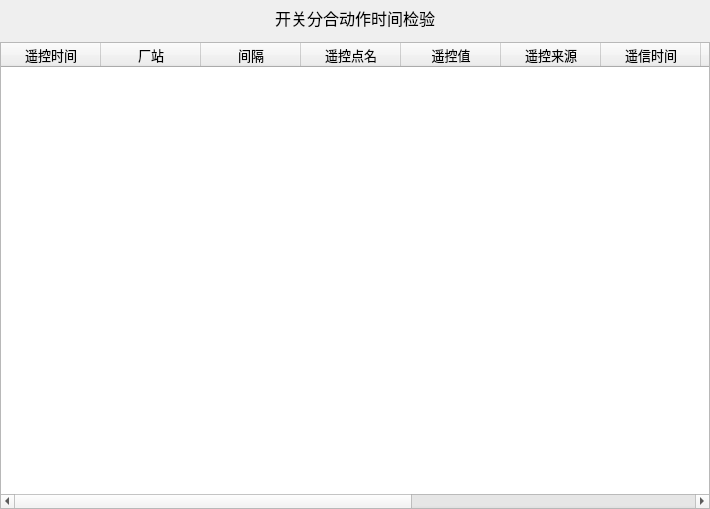
<?xml version="1.0" encoding="UTF-8"?>
<ui version="4.0">
 <class>SwitchActionTimeCheck</class>
 <widget class="QWidget" name="SwitchActionTimeCheck">
  <property name="geometry">
   <rect>
    <x>0</x>
    <y>0</y>
    <width>710</width>
    <height>509</height>
   </rect>
  </property>
  <property name="windowTitle">
   <string>Form</string>
  </property>
  <layout class="QGridLayout" name="gridLayout_SwitchActionTimeCheck" rowstretch="1,13">
   <property name="margin">
    <number>0</number>
   </property>
   <item row="0" column="0">
    <widget class="QLabel" name="label">
     <property name="sizePolicy">
      <sizepolicy hsizetype="Expanding" vsizetype="Expanding">
       <horstretch>0</horstretch>
       <verstretch>0</verstretch>
      </sizepolicy>
     </property>
     <property name="font">
      <font>
       <pointsize>12</pointsize>
      </font>
     </property>
     <property name="text">
      <string>开关分合动作时间检验</string>
     </property>
     <property name="alignment">
      <set>Qt::AlignCenter</set>
     </property>
    </widget>
   </item>
   <item row="1" column="0">
    <widget class="QTableWidget" name="tableWidget">
     <property name="font">
      <font>
       <pointsize>10</pointsize>
      </font>
     </property>
     <column>
      <property name="text">
       <string>遥控时间</string>
      </property>
     </column>
     <column>
      <property name="text">
       <string>厂站</string>
      </property>
     </column>
     <column>
      <property name="text">
       <string>间隔</string>
      </property>
     </column>
     <column>
      <property name="text">
       <string>遥控点名</string>
      </property>
     </column>
     <column>
      <property name="text">
       <string>遥控值</string>
      </property>
     </column>
     <column>
      <property name="text">
       <string>遥控来源</string>
      </property>
     </column>
     <column>
      <property name="text">
       <string>遥信时间</string>
      </property>
     </column>
     <column>
      <property name="text">
       <string>遥信点名</string>
      </property>
     </column>
     <column>
      <property name="text">
       <string>遥信值</string>
      </property>
     </column>
     <column>
      <property name="text">
       <string>间隔时间</string>
      </property>
     </column>
     <column>
      <property name="text">
       <string>检验结果</string>
      </property>
     </column>
     <column>
      <property name="text">
       <string>详情</string>
      </property>
     </column>
    </widget>
   </item>
  </layout>
 </widget>
 <resources/>
 <connections/>
</ui>
